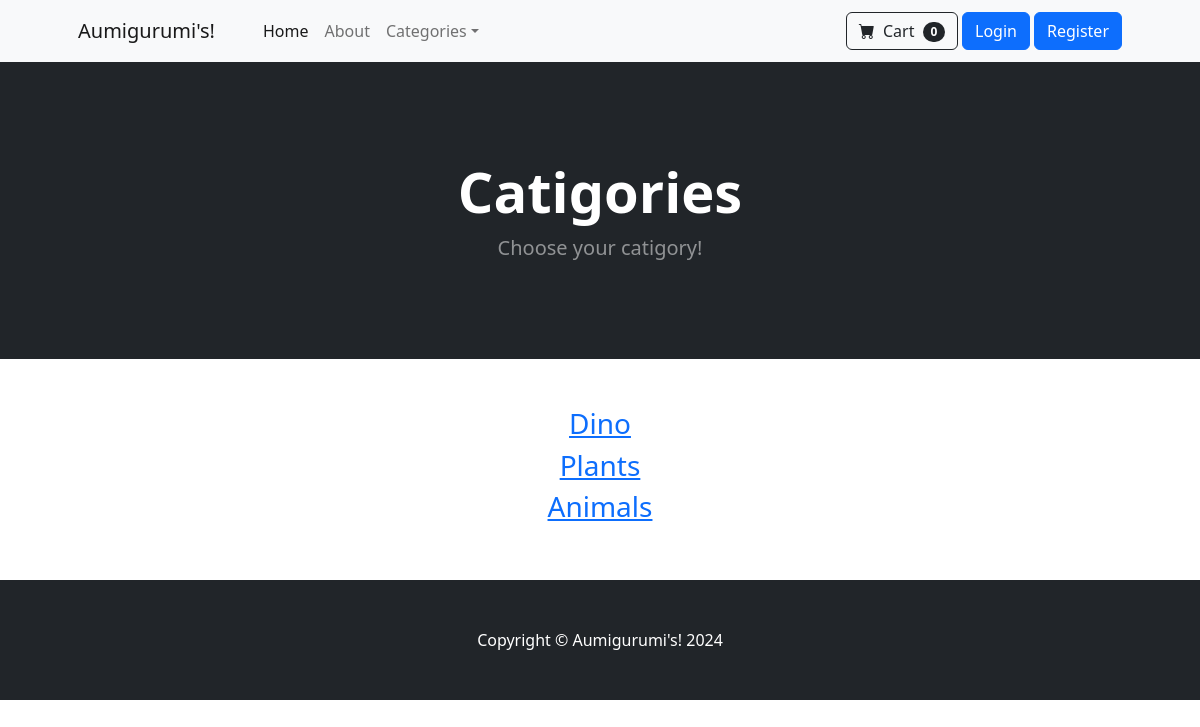
The app's page /category_summary/ with its own data.
### store/models.py (models this page shows)
class Category(models.Model):
    name = models.CharField(max_length=50)
    def __str__(self):
        return self.name
    class Meta:
        verbose_name_plural = 'categories'

### store/views.py (the view)
# urls.py: path('category_summary/', views.category_summary, name='category_summary'),
def category_summary(request):
	categories = Category.objects.all()
	return render(request, 'category_summary.html', {"categories":categories})

### cart/cart.py (called while the page is built)
    def __len__(self):
        return len(self.cart)

### cart/context_processors.py (called while the page is built)
def cart(request):
    return {'cart': Cart(request)}

### store/templates/category_summary.html
{% extends 'base.html' %}
{% block content %}
<header class="bg-dark py-5">
    <div class="container px-4 px-lg-5 my-5">
        <div class="text-center text-white">
            <h1 class="display-4 fw-bolder">Catigories</h1>
            <p class="lead fw-normal text-white-50 mb-0">Choose your catigory!</p>
        </div>
    </div>
</header>
    <div class="container">
        <div class="row">
            <center>
                <div class="col-8">
                    <br/><br/>
                    {% for category in categories %}
                        <h3><a href="{% url 'category' category %}">{{ category }}</a></h3>
                    {% endfor %}
                    <br/><br/>
                </div>
            </center>
        </div>
    </div>
{% endblock %}

### records on screen
Category: name "Dino"
Category: name "Plants"
Category: name "Animals"

### other values on screen
{{ cart|length }} "0"
